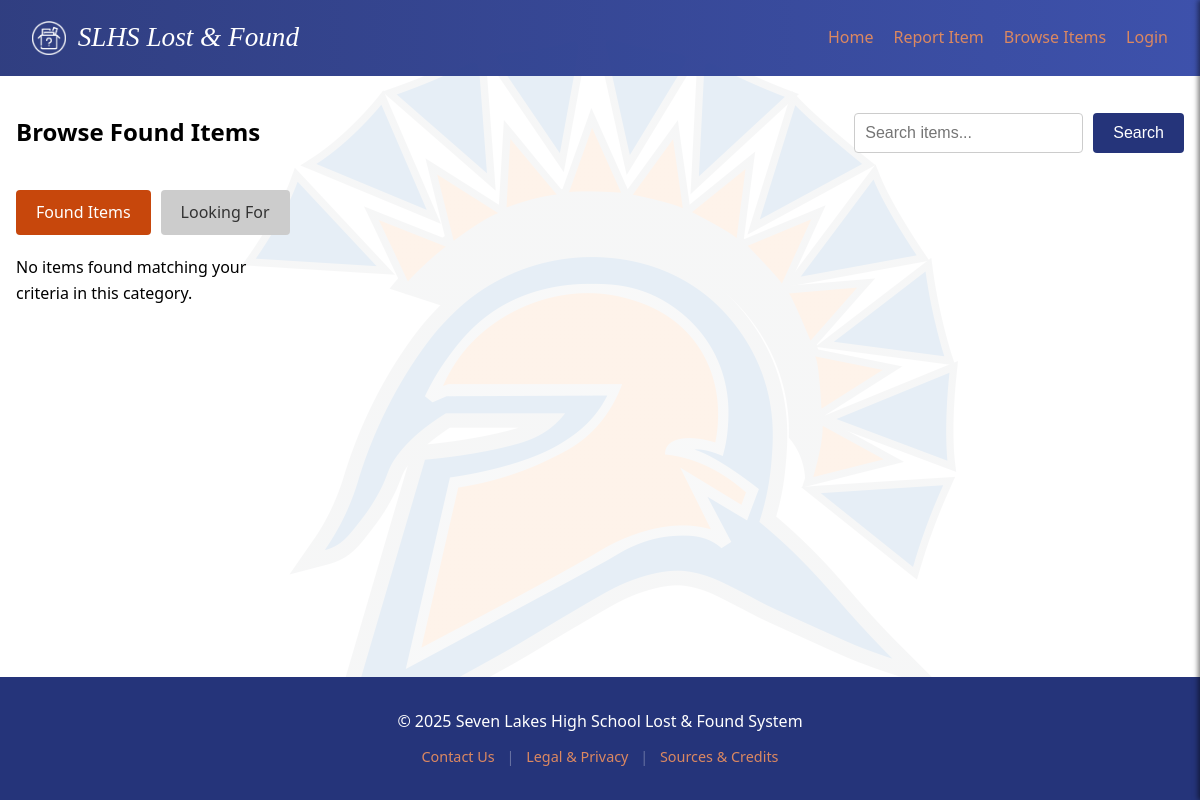
/items, run on an earlier commit of the app's database.
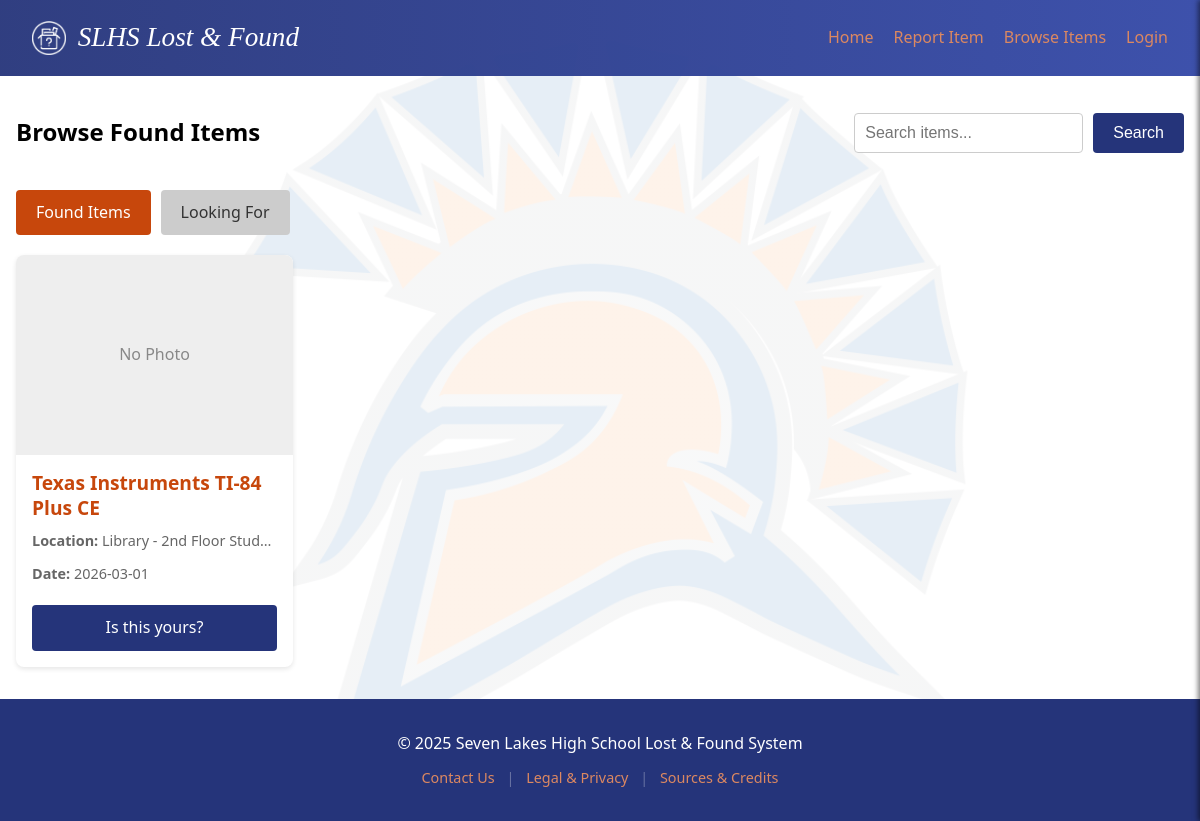
And on a later commit of the database.
### tables this page shows
CREATE TABLE items (
                id INTEGER PRIMARY KEY AUTOINCREMENT,
                report_type TEXT NOT NULL DEFAULT 'found',
                title TEXT NOT NULL,
                description TEXT NOT NULL,
                location TEXT NOT NULL,
                date_found TEXT NOT NULL,
                contact_info TEXT NOT NULL, 
                image_file TEXT,
                status TEXT DEFAULT 'pending' 
            );

### app.py (the view)
@app.route('/items')
def items():
    query = request.args.get('q', '')
    report_type = request.args.get('type', 'found')
    db = get_db()
    if query:
        search_term = f"%{query}%"
        items = db.execute(
            'SELECT * FROM items WHERE status = "approved" AND report_type = ? AND (title LIKE ? OR description LIKE ? OR location LIKE ?)',
            (report_type, search_term, search_term, search_term)
        ).fetchall()
    else:
        items = db.execute('SELECT * FROM items WHERE status = "approved" AND report_type = ? ORDER BY id DESC', (report_type,)).fetchall()
    return render_template('items.html', items=items, query=query, current_type=report_type)

### app.py (called while the page is built)
def get_db():
    db = getattr(g, '_database', None)
    if db is None:
        db = g._database = sqlite3.connect(DATABASE)
        db.row_factory = sqlite3.Row  # Access columns by name
    return db

@app.teardown_appcontext
def close_connection(exception):
    db = getattr(g, '_database', None)
    if db is not None:
        db.close()

### templates/items.html (shortened to what this page needs)
{% extends 'base.html' %}
{% block content %}
<div class="browse-header">
    <h2 class="page-title">Browse Found Items</h2>
    <div class="search-container">
        <form action="{{ url_for('items') }}" method="get" class="search-form" id="searchForm">
            <input type="text" name="q" placeholder="Search items..." value="{{ query }}">
            <button type="submit" class="btn">Search</button>
        </form>
    </div>
</div>
<div class="toggle-tabs" role="tablist">
    <a href="{{ url_for('items', type='found', q=query) }}" class="btn {% if current_type == 'found' %}active{% endif %}" role="tab">Found Items</a>
    <a href="{{ url_for('items', type='lost', q=query) }}" class="btn {% if current_type == 'lost' %}active{% endif %}" role="tab">Looking For</a>
</div>
<div class="item-grid">
    {% for item in items %}
    <div class="item-card">
        {% if item.image_file %}
            <img src="{{ url_for('static', filename='uploads/' + item.image_file) }}" alt="{{ item.title }}" class="item-image">
        {% else %}
            <div class="item-image" style="display:flex;align-items:center;justify-content:center;color:#888;">No Photo</div>
        {% endif %}
        <div class="item-details">
            <h3 class="item-title">{{ item.title }}</h3>
            <p class="meta"><strong>Location:</strong> {{ item.location }}</p>
            <p class="meta"><strong>Date:</strong> {{ item.date_found }}</p>
            <a href="{{ url_for('item_detail', id=item.id) }}" class="btn" style="width: 100%; text-align: center; margin-top: 10px;">
                {% if current_type == 'found' %}Is this yours?{% else %}I found this!{% endif %}
            </a>
        </div>
    </div>
    {% else %}
        <p>No items found matching your criteria in this category.</p>
    {% endfor %}
</div>
{% endblock %}

What changed in the data, as far as the page shows it:
added items: title "Texas Instruments TI-84 Plus CE", location "Library - 2nd Floor Stud…", date_found "2026-03-01"
Also different on the page:
text no longer shown: "No items found matching your criteria in this category."
